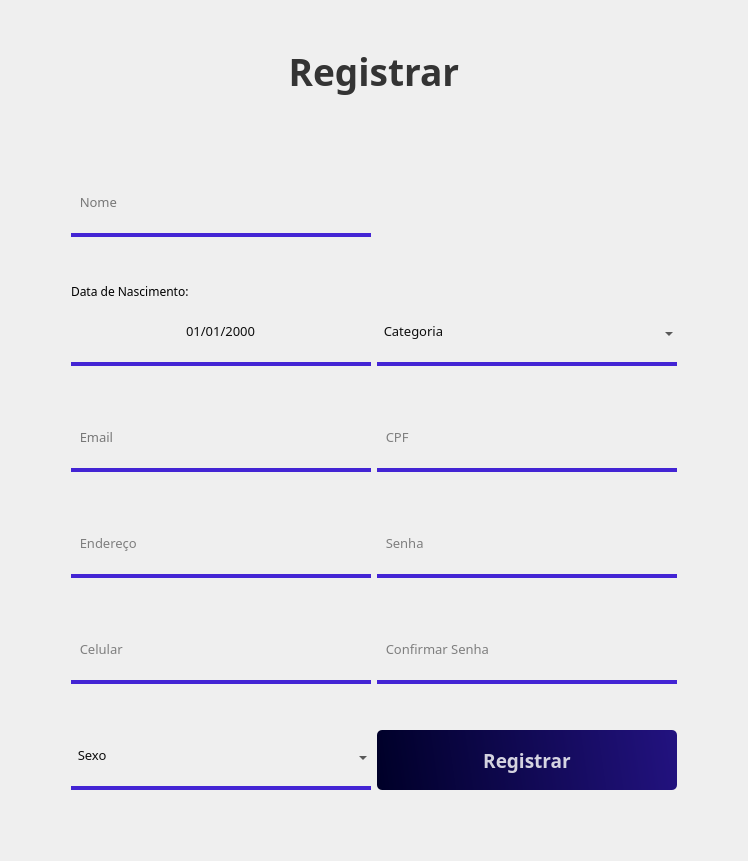
     <widget class="QWidget" name="page_register">
      <layout class="QGridLayout" name="gridLayout_2">
       <item row="8" column="1">
        <spacer name="verticalSpacer_6">
         <property name="orientation">
          <enum>Qt::Vertical</enum>
         </property>
         <property name="sizeHint" stdset="0">
          <size>
           <width>20</width>
           <height>40</height>
          </size>
         </property>
        </spacer>
       </item>
       <item row="3" column="1">
        <spacer name="verticalSpacer_4">
         <property name="orientation">
          <enum>Qt::Vertical</enum>
         </property>
         <property name="sizeHint" stdset="0">
          <size>
           <width>20</width>
           <height>40</height>
          </size>
         </property>
        </spacer>
       </item>
       <item row="7" column="2">
        <widget class="QLineEdit" name="input_cpf">
         <property name="minimumSize">
          <size>
           <width>300</width>
           <height>60</height>
          </size>
         </property>
         <property name="maximumSize">
          <size>
           <width>300</width>
           <height>16777215</height>
          </size>
         </property>
         <property name="font">
          <font>
           <family>JetBrains Mono</family>
           <pointsize>10</pointsize>
          </font>
         </property>
         <property name="styleSheet">
          <string notr="true">background-color:rgba(0, 0, 0, 0);
border:none;
border-bottom:4px solid rgb(67, 36, 212);
color:rgba(0, 0, 0, 240);
padding-bottom:7px;</string>
         </property>
         <property name="echoMode">
          <enum>QLineEdit::Normal</enum>
         </property>
         <property name="placeholderText">
          <string>  CPF</string>
         </property>
        </widget>
       </item>
       <item row="9" column="1">
        <widget class="QLineEdit" name="input_adress">
         <property name="minimumSize">
          <size>
           <width>300</width>
           <height>60</height>
          </size>
         </property>
         <property name="maximumSize">
          <size>
           <width>300</width>
           <height>16777215</height>
          </size>
         </property>
         <property name="font">
          <font>
           <family>JetBrains Mono</family>
           <pointsize>10</pointsize>
          </font>
         </property>
         <property name="styleSheet">
          <string notr="true">background-color:rgba(0, 0, 0, 0);
border:none;
border-bottom:4px solid rgb(67, 36, 212);
color:rgba(0, 0, 0, 240);
padding-bottom:7px;</string>
         </property>
         <property name="echoMode">
          <enum>QLineEdit::Normal</enum>
         </property>
         <property name="placeholderText">
          <string>  Endereço</string>
         </property>
        </widget>
       </item>
       <item row="7" column="0">
        <spacer name="horizontalSpacer_5">
         <property name="orientation">
          <enum>Qt::Horizontal</enum>
         </property>
         <property name="sizeType">
          <enum>QSizePolicy::Fixed</enum>
         </property>
         <property name="sizeHint" stdset="0">
          <size>
           <width>60</width>
           <height>20</height>
          </size>
         </property>
        </spacer>
       </item>
       <item row="5" column="1">
        <widget class="QFrame" name="frame">
         <property name="minimumSize">
          <size>
           <width>300</width>
           <height>60</height>
          </size>
         </property>
         <property name="maximumSize">
          <size>
           <width>300</width>
           <height>60</height>
          </size>
         </property>
         <property name="styleSheet">
          <string notr="true">background-color: rgba(255, 255, 255, 0);</string>
         </property>
         <property name="frameShape">
          <enum>QFrame::StyledPanel</enum>
         </property>
         <property name="frameShadow">
          <enum>QFrame::Raised</enum>
         </property>
         <widget class="QDateEdit" name="input_data">
          <property name="geometry">
           <rect>
            <x>0</x>
            <y>0</y>
            <width>300</width>
            <height>60</height>
           </rect>
          </property>
          <property name="sizePolicy">
           <sizepolicy hsizetype="Minimum" vsizetype="Fixed">
            <horstretch>0</horstretch>
            <verstretch>0</verstretch>
           </sizepolicy>
          </property>
          <property name="baseSize">
           <size>
            <width>0</width>
            <height>0</height>
           </size>
          </property>
          <property name="font">
           <font>
            <family>JetBrains Mono</family>
            <pointsize>10</pointsize>
            <weight>50</weight>
            <bold>false</bold>
           </font>
          </property>
          <property name="layoutDirection">
           <enum>Qt::LeftToRight</enum>
          </property>
          <property name="styleSheet">
           <string notr="true">background-color:rgba(0, 0, 0, 0);
border:none;
border-bottom:4px solid rgb(67, 36, 212);
color:rgba(0, 0, 0, 240);
padding-bottom:7px;</string>
          </property>
          <property name="alignment">
           <set>Qt::AlignCenter</set>
          </property>
          <property name="buttonSymbols">
           <enum>QAbstractSpinBox::NoButtons</enum>
          </property>
          <property name="displayFormat">
           <string>dd/MM/yyyy</string>
          </property>
         </widget>
         <widget class="QPushButton" name="button_calendar">
          <property name="geometry">
           <rect>
            <x>240</x>
            <y>0</y>
            <width>60</width>
            <height>60</height>
           </rect>
          </property>
          <property name="font">
           <font>
            <family>MS Shell Dlg 2</family>
            <pointsize>2</pointsize>
           </font>
          </property>
          <property name="styleSheet">
           <string notr="true">background-color:rgba(0, 0, 0, 0);
border:none;
color:rgba(0, 0, 0, 240);
</string>
          </property>
          <property name="text">
           <string/>
          </property>
          <property name="icon">
           <iconset>
            <normaloff>calendar_icon.webp</normaloff>calendar_icon.webp</iconset>
          </property>
         </widget>
        </widget>
       </item>
       <item row="5" column="2">
        <widget class="QComboBox" name="input_category">
         <property name="minimumSize">
          <size>
           <width>300</width>
           <height>60</height>
          </size>
         </property>
         <property name="maximumSize">
          <size>
           <width>300</width>
           <height>60</height>
          </size>
         </property>
         <property name="font">
          <font>
           <family>JetBrains Mono</family>
           <pointsize>10</pointsize>
          </font>
         </property>
         <property name="cursor">
          <cursorShape>PointingHandCursor</cursorShape>
         </property>
         <property name="styleSheet">
          <string notr="true">#input_category{
background-color:rgba(0, 0, 0, 0);
border: none;
border-bottom:4px solid rgb(67, 36, 212);
color:rgba(0, 0, 0, 240);
padding-bottom:7px;
}
#input_category QListView{
background-color:rgba(255, 255, 255);
color:rgba(0, 0, 0);
}</string>
         </property>
         <item>
          <property name="text">
           <string>  Categoria</string>
          </property>
         </item>
         <item>
          <property name="text">
           <string>Paciente</string>
          </property>
         </item>
         <item>
          <property name="text">
           <string>Psicólogo(a)</string>
          </property>
         </item>
        </widget>
       </item>
       <item row="14" column="2">
        <widget class="QPushButton" name="button_register">
         <property name="minimumSize">
          <size>
           <width>300</width>
           <height>60</height>
          </size>
         </property>
         <property name="maximumSize">
          <size>
           <width>300</width>
           <height>16777215</height>
          </size>
         </property>
         <property name="font">
          <font>
           <family>JetBrains Mono</family>
           <pointsize>14</pointsize>
           <weight>75</weight>
           <bold>true</bold>
          </font>
         </property>
         <property name="styleSheet">
          <string notr="true">QPushButton{
	background-color: qlineargradient(spread:pad, x1:0, y1:0.505682, x2:1, y2:0.477, stop:0 rgb(0, 0, 41), stop:1 rgb(34, 18, 127));
	color:rgba(255, 255, 255, 210);
	border-radius:5px;
}

QPushButton:hover{
	background-color: qlineargradient(spread:pad, x1:0, y1:0.505682, x2:1, y2:0.477, stop:0 rgb(17, 9, 84), stop:1 rgb(67, 36, 212));
}

QPushButton:pressed{
	background-color: qlineargradient(spread:pad, x1:0, y1:0.505682, x2:1, y2:0.477, stop:0 rgb(34, 18, 127), stop:1 rgb(0, 0, 41));
}</string>
         </property>
         <property name="text">
          <string>Registrar</string>
         </property>
        </widget>
       </item>
       <item row="7" column="3">
        <spacer name="horizontalSpacer_4">
         <property name="orientation">
          <enum>Qt::Horizontal</enum>
         </property>
         <property name="sizeType">
          <enum>QSizePolicy::Fixed</enum>
         </property>
         <property name="sizeHint" stdset="0">
          <size>
           <width>60</width>
           <height>20</height>
          </size>
         </property>
        </spacer>
       </item>
       <item row="10" column="1">
        <spacer name="verticalSpacer_7">
         <property name="orientation">
          <enum>Qt::Vertical</enum>
         </property>
         <property name="sizeHint" stdset="0">
          <size>
           <width>20</width>
           <height>40</height>
          </size>
         </property>
        </spacer>
       </item>
       <item row="1" column="1">
        <spacer name="verticalSpacer_3">
         <property name="orientation">
          <enum>Qt::Vertical</enum>
         </property>
         <property name="sizeHint" stdset="0">
          <size>
           <width>20</width>
           <height>40</height>
          </size>
         </property>
        </spacer>
       </item>
       <item row="2" column="2">
        <widget class="QLabel" name="label_2">
         <property name="minimumSize">
          <size>
           <width>60</width>
           <height>60</height>
          </size>
         </property>
         <property name="maximumSize">
          <size>
           <width>120</width>
           <height>120</height>
          </size>
         </property>
         <property name="layoutDirection">
          <enum>Qt::LeftToRight</enum>
         </property>
         <property name="text">
          <string/>
         </property>
         <property name="pixmap">
          <pixmap>Logo_ideau.png</pixmap>
         </property>
         <property name="scaledContents">
          <bool>true</bool>
         </property>
        </widget>
       </item>
       <item row="9" column="2">
        <widget class="QLineEdit" name="input_password">
         <property name="minimumSize">
          <size>
           <width>300</width>
           <height>60</height>
          </size>
         </property>
         <property name="maximumSize">
          <size>
           <width>300</width>
           <height>16777215</height>
          </size>
         </property>
         <property name="font">
          <font>
           <family>JetBrains Mono</family>
           <pointsize>10</pointsize>
          </font>
         </property>
         <property name="styleSheet">
          <string notr="true">background-color:rgba(0, 0, 0, 0);
border:none;
border-bottom:4px solid rgb(67, 36, 212);
color:rgba(0, 0, 0, 240);
padding-bottom:7px;</string>
         </property>
         <property name="echoMode">
          <enum>QLineEdit::Password</enum>
         </property>
         <property name="placeholderText">
          <string>  Senha</string>
         </property>
        </widget>
       </item>
       <item row="7" column="1">
        <widget class="QLineEdit" name="input_email">
         <property name="minimumSize">
          <size>
           <width>300</width>
           <height>60</height>
          </size>
         </property>
         <property name="maximumSize">
          <size>
           <width>300</width>
           <height>16777215</height>
          </size>
         </property>
         <property name="font">
          <font>
           <family>JetBrains Mono</family>
           <pointsize>10</pointsize>
          </font>
         </property>
         <property name="styleSheet">
          <string notr="true">background-color:rgba(0, 0, 0, 0);
border:none;
border-bottom:4px solid rgb(67, 36, 212);
color:rgba(0, 0, 0);
padding-bottom:7px;</string>
         </property>
         <property name="echoMode">
          <enum>QLineEdit::Normal</enum>
         </property>
         <property name="placeholderText">
          <string>  Email</string>
         </property>
        </widget>
       </item>
       <item row="15" column="1">
        <spacer name="verticalSpacer_9">
         <property name="orientation">
          <enum>Qt::Vertical</enum>
         </property>
         <property name="sizeType">
          <enum>QSizePolicy::Fixed</enum>
         </property>
         <property name="sizeHint" stdset="0">
          <size>
           <width>20</width>
           <height>60</height>
          </size>
         </property>
        </spacer>
       </item>
       <item row="14" column="1">
        <widget class="QComboBox" name="input_sexo">
         <property name="minimumSize">
          <size>
           <width>300</width>
           <height>60</height>
          </size>
         </property>
         <property name="maximumSize">
          <size>
           <width>300</width>
           <height>60</height>
          </size>
         </property>
         <property name="font">
          <font>
           <family>JetBrains Mono</family>
           <pointsize>10</pointsize>
          </font>
         </property>
         <property name="cursor">
          <cursorShape>PointingHandCursor</cursorShape>
         </property>
         <property name="styleSheet">
          <string notr="true">#input_sexo{
background-color:rgba(0, 0, 0, 0);
border: none;
border-bottom:4px solid rgb(67, 36, 212);
color:rgba(0, 0, 0, 240);
padding-bottom:7px;
}
#input_sexo QListView{
background-color:rgba(255, 255, 255);
color:rgba(0, 0, 0);
}</string>
         </property>
         <item>
          <property name="text">
           <string>  Sexo</string>
          </property>
         </item>
         <item>
          <property name="text">
           <string>Femenino</string>
          </property>
         </item>
         <item>
          <property name="text">
           <string>Masculino</string>
          </property>
         </item>
        </widget>
       </item>
       <item row="6" column="1">
        <spacer name="verticalSpacer_5">
         <property name="orientation">
          <enum>Qt::Vertical</enum>
         </property>
         <property name="sizeHint" stdset="0">
          <size>
           <width>20</width>
           <height>40</height>
          </size>
         </property>
        </spacer>
       </item>
       <item row="12" column="1">
        <spacer name="verticalSpacer_8">
         <property name="orientation">
          <enum>Qt::Vertical</enum>
         </property>
         <property name="sizeHint" stdset="0">
          <size>
           <width>20</width>
           <height>40</height>
          </size>
         </property>
        </spacer>
       </item>
       <item row="2" column="1">
        <widget class="QLineEdit" name="input_name">
         <property name="minimumSize">
          <size>
           <width>300</width>
           <height>60</height>
          </size>
         </property>
         <property name="maximumSize">
          <size>
           <width>300</width>
           <height>16777215</height>
          </size>
         </property>
         <property name="font">
          <font>
           <family>JetBrains Mono</family>
           <pointsize>10</pointsize>
          </font>
         </property>
         <property name="styleSheet">
          <string notr="true">background-color:rgba(0, 0, 0, 0);
border:none;
border-bottom:4px solid rgb(67, 36, 212);
color:rgba(0, 0, 0);
padding-bottom:7px;</string>
         </property>
         <property name="echoMode">
          <enum>QLineEdit::Normal</enum>
         </property>
         <property name="placeholderText">
          <string>  Nome</string>
         </property>
        </widget>
       </item>
       <item row="0" column="1" colspan="2">
        <widget class="QLabel" name="title_register">
         <property name="minimumSize">
          <size>
           <width>0</width>
           <height>120</height>
          </size>
         </property>
         <property name="maximumSize">
          <size>
           <width>931</width>
           <height>120</height>
          </size>
         </property>
         <property name="font">
          <font>
           <family>JetBrains Mono</family>
           <pointsize>28</pointsize>
           <weight>75</weight>
           <bold>true</bold>
          </font>
         </property>
         <property name="layoutDirection">
          <enum>Qt::LeftToRight</enum>
         </property>
         <property name="styleSheet">
          <string notr="true">color:rgba(0, 0, 0, 200);
background-color: rgba(255, 255, 255, 0);</string>
         </property>
         <property name="text">
          <string>Registrar</string>
         </property>
         <property name="alignment">
          <set>Qt::AlignCenter</set>
         </property>
        </widget>
       </item>
       <item row="11" column="2">
        <widget class="QLineEdit" name="input_password_confirme">
         <property name="minimumSize">
          <size>
           <width>300</width>
           <height>60</height>
          </size>
         </property>
         <property name="maximumSize">
          <size>
           <width>300</width>
           <height>16777215</height>
          </size>
         </property>
         <property name="font">
          <font>
           <family>JetBrains Mono</family>
           <pointsize>10</pointsize>
          </font>
         </property>
         <property name="styleSheet">
          <string notr="true">background-color:rgba(0, 0, 0, 0);
border:none;
border-bottom:4px solid rgb(67, 36, 212);
color:rgba(0, 0, 0, 240);
padding-bottom:7px;</string>
         </property>
         <property name="frame">
          <bool>true</bool>
         </property>
         <property name="echoMode">
          <enum>QLineEdit::Password</enum>
         </property>
         <property name="placeholderText">
          <string>  Confirmar Senha</string>
         </property>
        </widget>
       </item>
       <item row="11" column="1">
        <widget class="QLineEdit" name="input_phone">
         <property name="minimumSize">
          <size>
           <width>300</width>
           <height>60</height>
          </size>
         </property>
         <property name="maximumSize">
          <size>
           <width>300</width>
           <height>16777215</height>
          </size>
         </property>
         <property name="font">
          <font>
           <family>JetBrains Mono</family>
           <pointsize>10</pointsize>
          </font>
         </property>
         <property name="styleSheet">
          <string notr="true">background-color:rgba(0, 0, 0, 0);
border:none;
border-bottom:4px solid rgb(67, 36, 212);
color:rgba(0, 0, 0, 240);
padding-bottom:7px;</string>
         </property>
         <property name="echoMode">
          <enum>QLineEdit::Normal</enum>
         </property>
         <property name="placeholderText">
          <string>  Celular</string>
         </property>
        </widget>
       </item>
       <item row="4" column="1">
        <widget class="QLabel" name="label">
         <property name="font">
          <font>
           <family>JetBrains Mono</family>
          </font>
         </property>
         <property name="styleSheet">
          <string notr="true">background-color: rgba(255, 255, 255, 0);</string>
         </property>
         <property name="text">
          <string>Data de Nascimento:</string>
         </property>
        </widget>
       </item>
      </layout>
      <zorder>frame</zorder>
      <zorder>input_phone</zorder>
      <zorder>input_password_confirme</zorder>
      <zorder>input_adress</zorder>
      <zorder>title_register</zorder>
      <zorder>input_name</zorder>
      <zorder>button_register</zorder>
      <zorder>input_cpf</zorder>
      <zorder>input_password</zorder>
      <zorder>input_email</zorder>
      <zorder>verticalSpacer_3</zorder>
      <zorder>verticalSpacer_4</zorder>
      <zorder>verticalSpacer_5</zorder>
      <zorder>verticalSpacer_6</zorder>
      <zorder>verticalSpacer_7</zorder>
      <zorder>verticalSpacer_8</zorder>
      <zorder>verticalSpacer_9</zorder>
      <zorder>input_sexo</zorder>
      <zorder>label_2</zorder>
      <zorder>input_category</zorder>
      <zorder>horizontalSpacer_4</zorder>
      <zorder>horizontalSpacer_5</zorder>
      <zorder>label</zorder>
     </widget>
